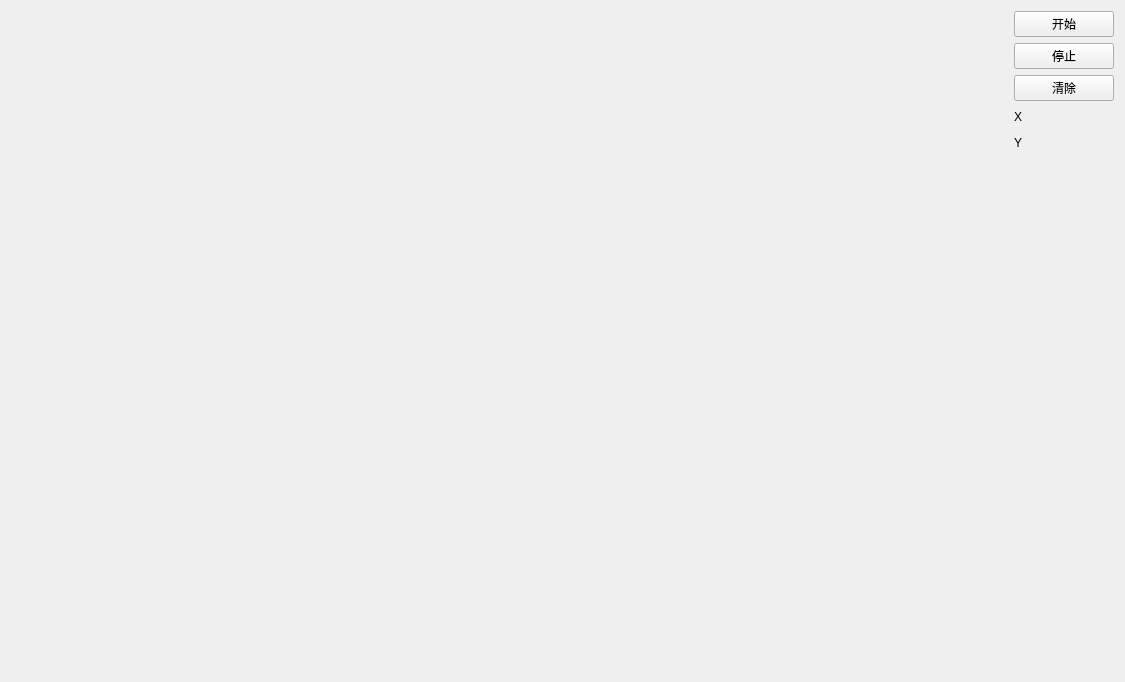
<?xml version="1.0" encoding="UTF-8"?>
<ui version="4.0">
 <class>SimulateGame</class>
 <widget class="QWidget" name="SimulateGame">
  <property name="geometry">
   <rect>
    <x>0</x>
    <y>0</y>
    <width>1125</width>
    <height>682</height>
   </rect>
  </property>
  <property name="windowTitle">
   <string>Form</string>
  </property>
  <layout class="QGridLayout" name="gridLayout">
   <item row="0" column="0">
    <layout class="QHBoxLayout" name="horizontalLayout" stretch="10,1">
     <item>
      <widget class="GamePaintDevice" name="widget" native="true"/>
     </item>
     <item>
      <layout class="QVBoxLayout" name="verticalLayout">
       <item>
        <widget class="QPushButton" name="start_Btn">
         <property name="text">
          <string>开始</string>
         </property>
        </widget>
       </item>
       <item>
        <widget class="QPushButton" name="stop_Btn">
         <property name="text">
          <string>停止</string>
         </property>
        </widget>
       </item>
       <item>
        <widget class="QPushButton" name="clear_Btn">
         <property name="text">
          <string>清除</string>
         </property>
        </widget>
       </item>
       <item>
        <widget class="QLabel" name="x_Label">
         <property name="minimumSize">
          <size>
           <width>0</width>
           <height>20</height>
          </size>
         </property>
         <property name="text">
          <string>X</string>
         </property>
        </widget>
       </item>
       <item>
        <widget class="QLabel" name="y_Label">
         <property name="minimumSize">
          <size>
           <width>20</width>
           <height>20</height>
          </size>
         </property>
         <property name="text">
          <string>Y</string>
         </property>
        </widget>
       </item>
       <item>
        <spacer name="verticalSpacer">
         <property name="orientation">
          <enum>Qt::Vertical</enum>
         </property>
         <property name="sizeHint" stdset="0">
          <size>
           <width>20</width>
           <height>40</height>
          </size>
         </property>
        </spacer>
       </item>
      </layout>
     </item>
    </layout>
   </item>
  </layout>
 </widget>
 <customwidgets>
  <customwidget>
   <class>GamePaintDevice</class>
   <extends>QWidget</extends>
   <header>gamepaintdevice.h</header>
   <container>1</container>
  </customwidget>
 </customwidgets>
 <resources/>
 <connections/>
</ui>
